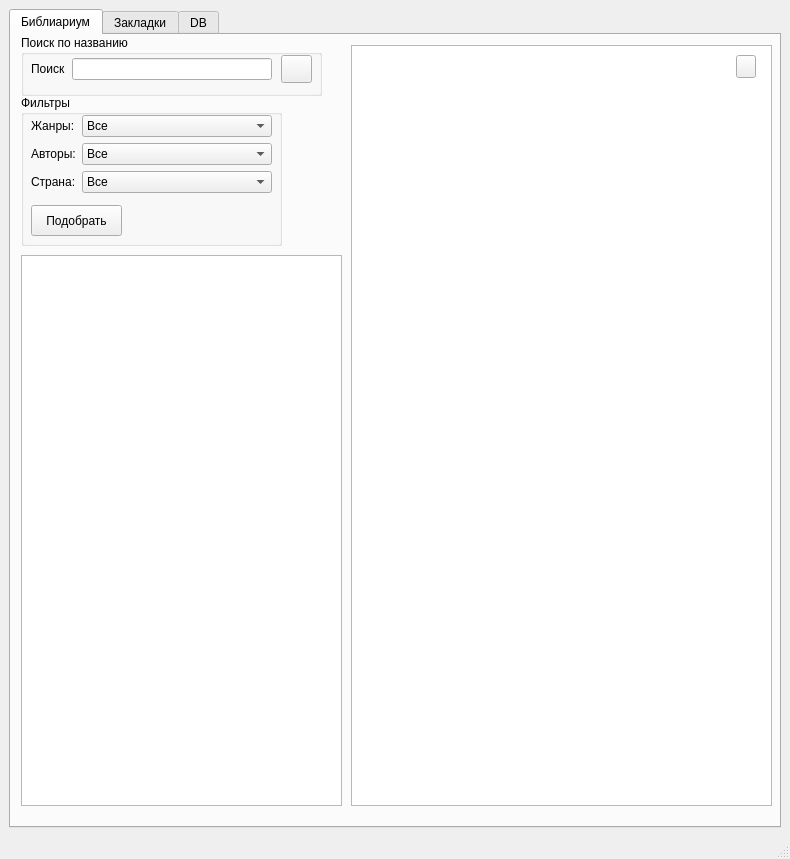
<?xml version="1.0" encoding="UTF-8"?>
<ui version="4.0">
 <class>Bibliarium</class>
 <widget class="QMainWindow" name="Bibliarium">
  <property name="geometry">
   <rect>
    <x>0</x>
    <y>0</y>
    <width>790</width>
    <height>859</height>
   </rect>
  </property>
  <property name="sizePolicy">
   <sizepolicy hsizetype="Fixed" vsizetype="Fixed">
    <horstretch>0</horstretch>
    <verstretch>0</verstretch>
   </sizepolicy>
  </property>
  <property name="minimumSize">
   <size>
    <width>790</width>
    <height>859</height>
   </size>
  </property>
  <property name="maximumSize">
   <size>
    <width>790</width>
    <height>859</height>
   </size>
  </property>
  <property name="windowTitle">
   <string>Bibliarium</string>
  </property>
  <property name="windowIcon">
   <iconset>
    <normaloff>icons/winico.png</normaloff>icons/winico.png</iconset>
  </property>
  <widget class="QWidget" name="centralwidget">
   <property name="enabled">
    <bool>true</bool>
   </property>
   <property name="sizePolicy">
    <sizepolicy hsizetype="Fixed" vsizetype="Fixed">
     <horstretch>0</horstretch>
     <verstretch>0</verstretch>
    </sizepolicy>
   </property>
   <property name="contextMenuPolicy">
    <enum>Qt::DefaultContextMenu</enum>
   </property>
   <property name="acceptDrops">
    <bool>false</bool>
   </property>
   <layout class="QHBoxLayout" name="horizontalLayout">
    <item>
     <widget class="QTabWidget" name="tab">
      <property name="sizePolicy">
       <sizepolicy hsizetype="Expanding" vsizetype="Expanding">
        <horstretch>0</horstretch>
        <verstretch>0</verstretch>
       </sizepolicy>
      </property>
      <property name="currentIndex">
       <number>0</number>
      </property>
      <widget class="QWidget" name="Main">
       <attribute name="title">
        <string>Библиариум</string>
       </attribute>
       <widget class="QLabel" name="description">
        <property name="geometry">
         <rect>
          <x>350</x>
          <y>500</y>
          <width>391</width>
          <height>261</height>
         </rect>
        </property>
        <property name="autoFillBackground">
         <bool>false</bool>
        </property>
        <property name="frameShape">
         <enum>QFrame::NoFrame</enum>
        </property>
        <property name="frameShadow">
         <enum>QFrame::Raised</enum>
        </property>
        <property name="text">
         <string/>
        </property>
        <property name="textFormat">
         <enum>Qt::RichText</enum>
        </property>
        <property name="scaledContents">
         <bool>false</bool>
        </property>
        <property name="alignment">
         <set>Qt::AlignLeading|Qt::AlignLeft|Qt::AlignTop</set>
        </property>
        <property name="wordWrap">
         <bool>true</bool>
        </property>
        <property name="openExternalLinks">
         <bool>false</bool>
        </property>
       </widget>
       <widget class="QListView" name="listView">
        <property name="geometry">
         <rect>
          <x>340</x>
          <y>10</y>
          <width>421</width>
          <height>761</height>
         </rect>
        </property>
       </widget>
       <widget class="QLabel" name="img_show">
        <property name="geometry">
         <rect>
          <x>350</x>
          <y>20</y>
          <width>311</width>
          <height>461</height>
         </rect>
        </property>
        <property name="text">
         <string/>
        </property>
        <property name="scaledContents">
         <bool>true</bool>
        </property>
       </widget>
       <widget class="QPushButton" name="zaklad">
        <property name="enabled">
         <bool>true</bool>
        </property>
        <property name="geometry">
         <rect>
          <x>725</x>
          <y>20</y>
          <width>20</width>
          <height>23</height>
         </rect>
        </property>
        <property name="text">
         <string/>
        </property>
        <property name="icon">
         <iconset>
          <normaloff>icons/non_fav.png</normaloff>icons/non_fav.png</iconset>
        </property>
       </widget>
       <widget class="QListWidget" name="spisok">
        <property name="geometry">
         <rect>
          <x>10</x>
          <y>220</y>
          <width>321</width>
          <height>551</height>
         </rect>
        </property>
       </widget>
       <widget class="QGroupBox" name="groupBox">
        <property name="geometry">
         <rect>
          <x>10</x>
          <y>60</y>
          <width>261</width>
          <height>151</height>
         </rect>
        </property>
        <property name="title">
         <string>Фильтры</string>
        </property>
        <widget class="QWidget" name="layoutWidget">
         <property name="geometry">
          <rect>
           <x>10</x>
           <y>20</y>
           <width>241</width>
           <height>81</height>
          </rect>
         </property>
         <layout class="QFormLayout" name="formLayout">
          <item row="0" column="0">
           <widget class="QLabel" name="label_2">
            <property name="text">
             <string>Жанры:</string>
            </property>
           </widget>
          </item>
          <item row="0" column="1">
           <widget class="QComboBox" name="genre">
            <property name="currentText">
             <string>Все</string>
            </property>
            <property name="currentIndex">
             <number>0</number>
            </property>
            <property name="insertPolicy">
             <enum>QComboBox::InsertAtCurrent</enum>
            </property>
            <item>
             <property name="text">
              <string>Все</string>
             </property>
            </item>
           </widget>
          </item>
          <item row="1" column="0">
           <widget class="QLabel" name="label_3">
            <property name="text">
             <string>Авторы:</string>
            </property>
           </widget>
          </item>
          <item row="2" column="0">
           <widget class="QLabel" name="label_4">
            <property name="text">
             <string>Страна:</string>
            </property>
           </widget>
          </item>
          <item row="2" column="1">
           <widget class="QComboBox" name="country">
            <item>
             <property name="text">
              <string>Все</string>
             </property>
            </item>
           </widget>
          </item>
          <item row="1" column="1">
           <widget class="QComboBox" name="autor">
            <item>
             <property name="text">
              <string>Все</string>
             </property>
            </item>
           </widget>
          </item>
         </layout>
        </widget>
        <widget class="QPushButton" name="podbor">
         <property name="geometry">
          <rect>
           <x>10</x>
           <y>110</y>
           <width>91</width>
           <height>31</height>
          </rect>
         </property>
         <property name="text">
          <string>Подобрать</string>
         </property>
        </widget>
       </widget>
       <widget class="QGroupBox" name="groupBox_2">
        <property name="geometry">
         <rect>
          <x>10</x>
          <y>0</y>
          <width>301</width>
          <height>61</height>
         </rect>
        </property>
        <property name="title">
         <string>Поиск по названию</string>
        </property>
        <widget class="QPushButton" name="lupa">
         <property name="enabled">
          <bool>true</bool>
         </property>
         <property name="geometry">
          <rect>
           <x>260</x>
           <y>20</y>
           <width>31</width>
           <height>28</height>
          </rect>
         </property>
         <property name="sizePolicy">
          <sizepolicy hsizetype="Maximum" vsizetype="Maximum">
           <horstretch>20</horstretch>
           <verstretch>20</verstretch>
          </sizepolicy>
         </property>
         <property name="maximumSize">
          <size>
           <width>102</width>
           <height>100</height>
          </size>
         </property>
         <property name="text">
          <string/>
         </property>
         <property name="icon">
          <iconset>
           <normaloff>icons/but.png</normaloff>icons/but.png</iconset>
         </property>
        </widget>
        <widget class="QWidget" name="layoutWidget">
         <property name="geometry">
          <rect>
           <x>10</x>
           <y>23</y>
           <width>241</width>
           <height>22</height>
          </rect>
         </property>
         <layout class="QHBoxLayout" name="horizontalLayout_2">
          <item>
           <widget class="QLabel" name="label_5">
            <property name="text">
             <string>Поиск</string>
            </property>
           </widget>
          </item>
          <item>
           <widget class="QLineEdit" name="stroka"/>
          </item>
         </layout>
        </widget>
       </widget>
       <zorder>listView</zorder>
       <zorder>description</zorder>
       <zorder>img_show</zorder>
       <zorder>zaklad</zorder>
       <zorder>spisok</zorder>
       <zorder>groupBox</zorder>
       <zorder>groupBox_2</zorder>
      </widget>
      <widget class="QWidget" name="Mark">
       <attribute name="title">
        <string>Закладки</string>
       </attribute>
       <widget class="QListWidget" name="spisok_fav">
        <property name="geometry">
         <rect>
          <x>10</x>
          <y>10</y>
          <width>256</width>
          <height>301</height>
         </rect>
        </property>
       </widget>
       <widget class="QListView" name="listView_3">
        <property name="geometry">
         <rect>
          <x>300</x>
          <y>10</y>
          <width>421</width>
          <height>761</height>
         </rect>
        </property>
       </widget>
       <widget class="QLabel" name="img_show2">
        <property name="geometry">
         <rect>
          <x>310</x>
          <y>20</y>
          <width>311</width>
          <height>461</height>
         </rect>
        </property>
        <property name="text">
         <string/>
        </property>
        <property name="pixmap">
         <pixmap>../../../../../Desktop/2836943_detail.jpg</pixmap>
        </property>
        <property name="scaledContents">
         <bool>true</bool>
        </property>
       </widget>
       <widget class="QLabel" name="description2">
        <property name="geometry">
         <rect>
          <x>310</x>
          <y>500</y>
          <width>391</width>
          <height>261</height>
         </rect>
        </property>
        <property name="autoFillBackground">
         <bool>false</bool>
        </property>
        <property name="frameShape">
         <enum>QFrame::NoFrame</enum>
        </property>
        <property name="frameShadow">
         <enum>QFrame::Raised</enum>
        </property>
        <property name="text">
         <string/>
        </property>
        <property name="textFormat">
         <enum>Qt::RichText</enum>
        </property>
        <property name="scaledContents">
         <bool>false</bool>
        </property>
        <property name="alignment">
         <set>Qt::AlignLeading|Qt::AlignLeft|Qt::AlignTop</set>
        </property>
        <property name="wordWrap">
         <bool>true</bool>
        </property>
        <property name="openExternalLinks">
         <bool>false</bool>
        </property>
       </widget>
      </widget>
      <widget class="QWidget" name="DB">
       <attribute name="title">
        <string>DB</string>
       </attribute>
       <widget class="QTableWidget" name="dbtable">
        <property name="geometry">
         <rect>
          <x>10</x>
          <y>10</y>
          <width>751</width>
          <height>341</height>
         </rect>
        </property>
       </widget>
       <widget class="QPushButton" name="save_changes">
        <property name="geometry">
         <rect>
          <x>10</x>
          <y>360</y>
          <width>131</width>
          <height>23</height>
         </rect>
        </property>
        <property name="text">
         <string>Сохранить изменения</string>
        </property>
       </widget>
       <widget class="QPushButton" name="del_but">
        <property name="geometry">
         <rect>
          <x>10</x>
          <y>390</y>
          <width>131</width>
          <height>23</height>
         </rect>
        </property>
        <property name="text">
         <string>Удалить строку</string>
        </property>
       </widget>
       <widget class="QPushButton" name="add_book">
        <property name="geometry">
         <rect>
          <x>580</x>
          <y>360</y>
          <width>179</width>
          <height>23</height>
         </rect>
        </property>
        <property name="text">
         <string>Добавить книгу</string>
        </property>
       </widget>
      </widget>
     </widget>
    </item>
   </layout>
  </widget>
  <widget class="QMenuBar" name="menubar">
   <property name="geometry">
    <rect>
     <x>0</x>
     <y>0</y>
     <width>790</width>
     <height>21</height>
    </rect>
   </property>
  </widget>
  <widget class="QStatusBar" name="statusbar"/>
 </widget>
 <resources/>
 <connections/>
</ui>
